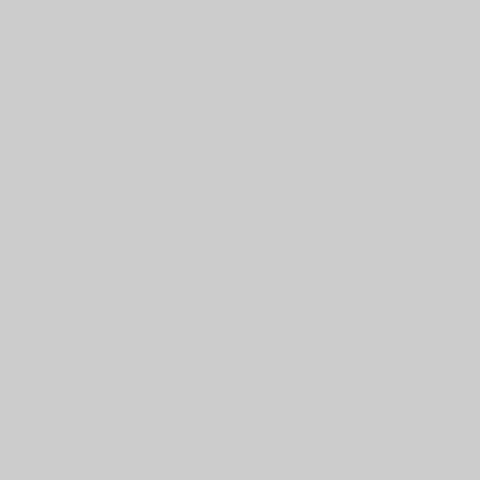
Frame 1 (no input)
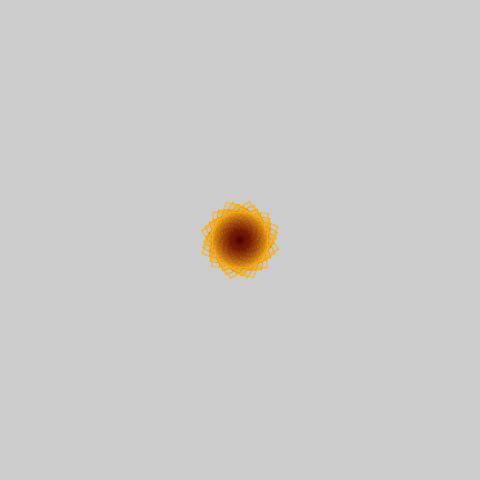
Frame 60 (no input)
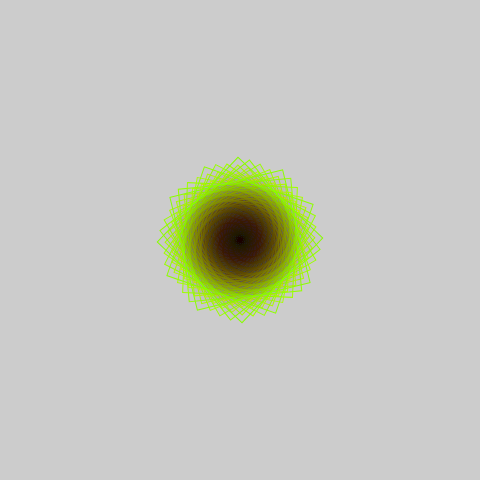
Frame 120 (the mouse pressed at the canvas centre since frame 60)

The p5.js sketch that drew these frames (run headless with seeded random() and noise() and a simulated clock; from frame 60 on, the mouse is pressed at the canvas centre):

// p5.js sketch
// ── sketch.js
// SquareDown (p5.js 2.3.4 port of a #p5t Processing sketch)
// https://github.com/madparker/-p5t/blob/main/%23p5t/ArtSketch/11_02_2020/SquareDown/SquareDown.pde
// #p5t/ArtSketch/11_02_2020/SquareDown/SquareDown.pde

let f = 0,
  n = 1;

function setup() {
  createCanvas(480, 480);
  background(204); // Processing default background
  // smooth(1) dropped: p5 always antialiases 2D shapes
  colorMode(HSB, 480); // colorMode(3, 480)
  rectMode(CENTER);
}

function draw() {
  translate(240, 240);
  rotate(f);
  stroke(f, 480, 480);
  square(0, 0, f);
  f -= n;
  if (f < 0 || f > 650) {
    n *= -1;
  }
  if (n > 0) {
    fill(0, 240);
  } else {
    fill(0, 9);
  }
}
//#p5t

// ---- Original Processing source: #p5t/ArtSketch/11_02_2020/SquareDown/SquareDown.pde
/*
int f,n=1;

void setup() {
  size(480,480);
  smooth(1);
  colorMode(3,480);
  rectMode(CENTER);
}

void draw() {
  translate(240,240);
  rotate(f);
  stroke(f,480,480);
  square(0,0,f);
  f-=n;
  if(f<0|f>650){
    n*=-1;
  } 
  if(n>0){fill(0,240);}
  else{fill(0,9);}
}//#p5t
*/
